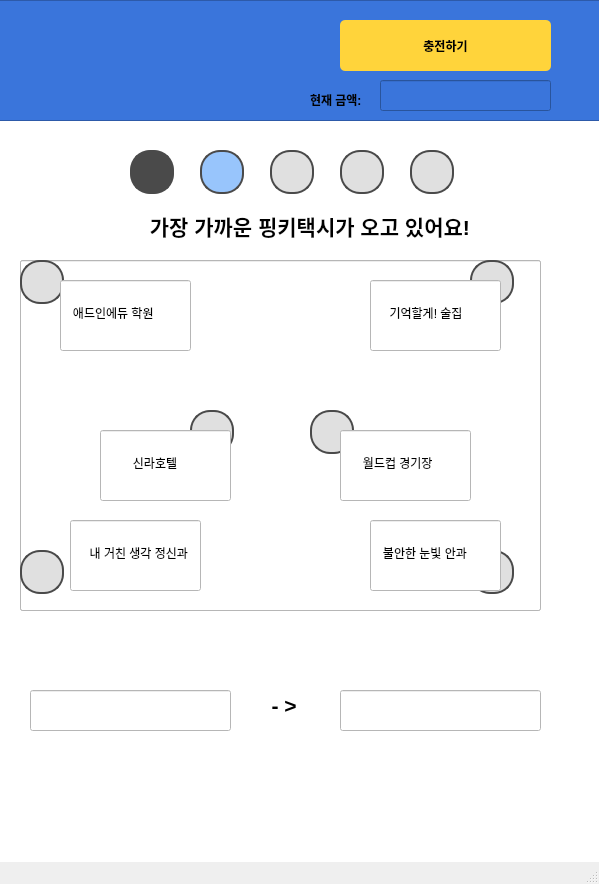
<?xml version="1.0" encoding="UTF-8"?>
<ui version="4.0">
 <class>MainWindow</class>
 <widget class="QMainWindow" name="MainWindow">
  <property name="geometry">
   <rect>
    <x>0</x>
    <y>0</y>
    <width>599</width>
    <height>884</height>
   </rect>
  </property>
  <property name="windowTitle">
   <string>MainWindow</string>
  </property>
  <widget class="QWidget" name="centralwidget">
   <property name="styleSheet">
    <string notr="true">background-color: white;
</string>
   </property>
   <widget class="QWidget" name="verticalLayoutWidget">
    <property name="geometry">
     <rect>
      <x>-10</x>
      <y>0</y>
      <width>621</width>
      <height>121</height>
     </rect>
    </property>
    <layout class="QVBoxLayout" name="verticalLayout">
     <item>
      <widget class="QFrame" name="frame">
       <property name="styleSheet">
        <string notr="true">background-color: #3A75DB
</string>
       </property>
       <property name="frameShape">
        <enum>QFrame::StyledPanel</enum>
       </property>
       <property name="frameShadow">
        <enum>QFrame::Raised</enum>
       </property>
       <widget class="QToolButton" name="ChargeBtn">
        <property name="geometry">
         <rect>
          <x>350</x>
          <y>20</y>
          <width>211</width>
          <height>51</height>
         </rect>
        </property>
        <property name="styleSheet">
         <string notr="true">background-color: #FFD43B;
color: black;
font-weight: bold;
border-radius: 5px;
padding: 5px 10px;
</string>
        </property>
        <property name="text">
         <string>충전하기</string>
        </property>
       </widget>
       <widget class="QLineEdit" name="Logo">
        <property name="geometry">
         <rect>
          <x>30</x>
          <y>20</y>
          <width>81</width>
          <height>71</height>
         </rect>
        </property>
        <property name="styleSheet">
         <string notr="true">QLineEdit {
    background-image: url(/home/lim/dev_ws/addintexi/UserGUI/data/icon/logo.png);
    background-repeat: no-repeat;
    background-position: center;
    background-size: cover; 
    border: none;
    padding: 0px;
}
</string>
        </property>
       </widget>
       <widget class="QLineEdit" name="LeftMoney">
        <property name="geometry">
         <rect>
          <x>390</x>
          <y>80</y>
          <width>171</width>
          <height>31</height>
         </rect>
        </property>
        <property name="readOnly">
         <bool>true</bool>
        </property>
       </widget>
       <widget class="QLabel" name="label_6">
        <property name="geometry">
         <rect>
          <x>320</x>
          <y>90</y>
          <width>66</width>
          <height>19</height>
         </rect>
        </property>
        <property name="font">
         <font>
          <weight>75</weight>
          <bold>true</bold>
         </font>
        </property>
        <property name="text">
         <string>현재 금액:</string>
        </property>
       </widget>
      </widget>
     </item>
    </layout>
   </widget>
   <widget class="QLineEdit" name="Prograss1">
    <property name="geometry">
     <rect>
      <x>130</x>
      <y>150</y>
      <width>44</width>
      <height>44</height>
     </rect>
    </property>
    <property name="styleSheet">
     <string notr="true">QLineEdit {
    background-color: #4A4A4A; /* 배경색 - 회색 */
    color: #000000;           /* 텍스트 색상 - 검정 */
    border: 2px solid #4A4A4A; /* 테두리 - 회색 */
    border-radius: 20px;       /* 반지름을 크기에 맞춰 조정 */
    min-width: 40px;           /* 최소 너비 (원 크기) */
    min-height: 40px;          /* 최소 높이 (원 크기) */
    max-width: 40px;
    max-height: 40px;
    padding: 0px;
    text-align: center;
}</string>
    </property>
   </widget>
   <widget class="QLineEdit" name="Prograss2">
    <property name="geometry">
     <rect>
      <x>200</x>
      <y>150</y>
      <width>44</width>
      <height>44</height>
     </rect>
    </property>
    <property name="styleSheet">
     <string notr="true">QLineEdit {
    background-color: #98C5FC;  /* 파란색 */
    color: #000000;
    border: 2px solid #4A4A4A; /* 테두리 - 회색 */
    border-radius: 20px;       /* 반지름을 크기에 맞춰 조정 */
    min-width: 40px;           /* 최소 너비 (원 크기) */
    min-height: 40px;          /* 최소 높이 (원 크기) */
    max-width: 40px;
    max-height: 40px;
    padding: 0px;
    text-align: center;
}</string>
    </property>
   </widget>
   <widget class="QLineEdit" name="Prograss3">
    <property name="geometry">
     <rect>
      <x>270</x>
      <y>150</y>
      <width>44</width>
      <height>44</height>
     </rect>
    </property>
    <property name="styleSheet">
     <string notr="true">QLineEdit {
    background-color: #E0E0E0; /* 배경색 - 회색 */
    color: #000000;           /* 텍스트 색상 - 검정 */
    border: 2px solid #4A4A4A; /* 테두리 - 회색 */
    border-radius: 20px;       /* 반지름을 크기에 맞춰 조정 */
    min-width: 40px;           /* 최소 너비 (원 크기) */
    min-height: 40px;          /* 최소 높이 (원 크기) */
    max-width: 40px;
    max-height: 40px;
    padding: 0px;
    text-align: center;
}</string>
    </property>
   </widget>
   <widget class="QLineEdit" name="Prograss4">
    <property name="geometry">
     <rect>
      <x>340</x>
      <y>150</y>
      <width>44</width>
      <height>44</height>
     </rect>
    </property>
    <property name="styleSheet">
     <string notr="true">QLineEdit {
    background-color: #E0E0E0; /* 배경색 - 회색 */
    color: #000000;           /* 텍스트 색상 - 검정 */
    border: 2px solid #4A4A4A; /* 테두리 - 회색 */
    border-radius: 20px;       /* 반지름을 크기에 맞춰 조정 */
    min-width: 40px;           /* 최소 너비 (원 크기) */
    min-height: 40px;          /* 최소 높이 (원 크기) */
    max-width: 40px;
    max-height: 40px;
    padding: 0px;
    text-align: center;
}</string>
    </property>
   </widget>
   <widget class="QLineEdit" name="Prograss5">
    <property name="geometry">
     <rect>
      <x>410</x>
      <y>150</y>
      <width>44</width>
      <height>44</height>
     </rect>
    </property>
    <property name="styleSheet">
     <string notr="true">QLineEdit {
    background-color: #E0E0E0; /* 배경색 - 회색 */
    color: #000000;           /* 텍스트 색상 - 검정 */
    border: 2px solid #4A4A4A; /* 테두리 - 회색 */
    border-radius: 20px;       /* 반지름을 크기에 맞춰 조정 */
    min-width: 40px;           /* 최소 너비 (원 크기) */
    min-height: 40px;          /* 최소 높이 (원 크기) */
    max-width: 40px;
    max-height: 40px;
    padding: 0px;
    text-align: center;
}</string>
    </property>
   </widget>
   <widget class="QLineEdit" name="Map">
    <property name="geometry">
     <rect>
      <x>20</x>
      <y>260</y>
      <width>521</width>
      <height>351</height>
     </rect>
    </property>
   </widget>
   <widget class="QLineEdit" name="Pinky">
    <property name="geometry">
     <rect>
      <x>20</x>
      <y>260</y>
      <width>521</width>
      <height>351</height>
     </rect>
    </property>
   </widget>
   <widget class="QLineEdit" name="Icon1">
    <property name="geometry">
     <rect>
      <x>20</x>
      <y>260</y>
      <width>44</width>
      <height>44</height>
     </rect>
    </property>
    <property name="styleSheet">
     <string notr="true">QLineEdit {
    background-color: #E0E0E0; /* 배경색 - 회색 */
    color: #000000;           /* 텍스트 색상 - 검정 */
    border: 2px solid #4A4A4A; /* 테두리 - 회색 */
    border-radius: 20px;       /* 반지름을 크기에 맞춰 조정 */
    min-width: 40px;           /* 최소 너비 (원 크기) */
    min-height: 40px;          /* 최소 높이 (원 크기) */
    max-width: 40px;
    max-height: 40px;
    padding: 0px;
    text-align: center;
}</string>
    </property>
   </widget>
   <widget class="QLineEdit" name="Icon2">
    <property name="geometry">
     <rect>
      <x>470</x>
      <y>260</y>
      <width>44</width>
      <height>44</height>
     </rect>
    </property>
    <property name="styleSheet">
     <string notr="true">QLineEdit {
    background-color: #E0E0E0; /* 배경색 - 회색 */
    color: #000000;           /* 텍스트 색상 - 검정 */
    border: 2px solid #4A4A4A; /* 테두리 - 회색 */
    border-radius: 20px;       /* 반지름을 크기에 맞춰 조정 */
    min-width: 40px;           /* 최소 너비 (원 크기) */
    min-height: 40px;          /* 최소 높이 (원 크기) */
    max-width: 40px;
    max-height: 40px;
    padding: 0px;
    text-align: center;
}</string>
    </property>
   </widget>
   <widget class="QLineEdit" name="Icon4">
    <property name="geometry">
     <rect>
      <x>470</x>
      <y>550</y>
      <width>44</width>
      <height>44</height>
     </rect>
    </property>
    <property name="styleSheet">
     <string notr="true">QLineEdit {
    background-color: #E0E0E0; /* 배경색 - 회색 */
    color: #000000;           /* 텍스트 색상 - 검정 */
    border: 2px solid #4A4A4A; /* 테두리 - 회색 */
    border-radius: 20px;       /* 반지름을 크기에 맞춰 조정 */
    min-width: 40px;           /* 최소 너비 (원 크기) */
    min-height: 40px;          /* 최소 높이 (원 크기) */
    max-width: 40px;
    max-height: 40px;
    padding: 0px;
    text-align: center;
}</string>
    </property>
   </widget>
   <widget class="QLineEdit" name="Icon3">
    <property name="geometry">
     <rect>
      <x>20</x>
      <y>550</y>
      <width>44</width>
      <height>44</height>
     </rect>
    </property>
    <property name="styleSheet">
     <string notr="true">QLineEdit {
    background-color: #E0E0E0; /* 배경색 - 회색 */
    color: #000000;           /* 텍스트 색상 - 검정 */
    border: 2px solid #4A4A4A; /* 테두리 - 회색 */
    border-radius: 20px;       /* 반지름을 크기에 맞춰 조정 */
    min-width: 40px;           /* 최소 너비 (원 크기) */
    min-height: 40px;          /* 최소 높이 (원 크기) */
    max-width: 40px;
    max-height: 40px;
    padding: 0px;
    text-align: center;
}</string>
    </property>
   </widget>
   <widget class="QLineEdit" name="Icon5">
    <property name="geometry">
     <rect>
      <x>190</x>
      <y>410</y>
      <width>44</width>
      <height>44</height>
     </rect>
    </property>
    <property name="styleSheet">
     <string notr="true">QLineEdit {
    background-color: #E0E0E0; /* 배경색 - 회색 */
    color: #000000;           /* 텍스트 색상 - 검정 */
    border: 2px solid #4A4A4A; /* 테두리 - 회색 */
    border-radius: 20px;       /* 반지름을 크기에 맞춰 조정 */
    min-width: 40px;           /* 최소 너비 (원 크기) */
    min-height: 40px;          /* 최소 높이 (원 크기) */
    max-width: 40px;
    max-height: 40px;
    padding: 0px;
    text-align: center;
}</string>
    </property>
   </widget>
   <widget class="QLineEdit" name="Icon6">
    <property name="geometry">
     <rect>
      <x>310</x>
      <y>410</y>
      <width>44</width>
      <height>44</height>
     </rect>
    </property>
    <property name="styleSheet">
     <string notr="true">QLineEdit {
    background-color: #E0E0E0; /* 배경색 - 회색 */
    color: #000000;           /* 텍스트 색상 - 검정 */
    border: 2px solid #4A4A4A; /* 테두리 - 회색 */
    border-radius: 20px;       /* 반지름을 크기에 맞춰 조정 */
    min-width: 40px;           /* 최소 너비 (원 크기) */
    min-height: 40px;          /* 최소 높이 (원 크기) */
    max-width: 40px;
    max-height: 40px;
    padding: 0px;
    text-align: center;
}</string>
    </property>
   </widget>
   <widget class="QLineEdit" name="Info1">
    <property name="geometry">
     <rect>
      <x>60</x>
      <y>280</y>
      <width>131</width>
      <height>71</height>
     </rect>
    </property>
    <property name="text">
     <string>   애드인에듀 학원</string>
    </property>
    <property name="readOnly">
     <bool>true</bool>
    </property>
   </widget>
   <widget class="QLineEdit" name="Info2">
    <property name="geometry">
     <rect>
      <x>370</x>
      <y>280</y>
      <width>131</width>
      <height>71</height>
     </rect>
    </property>
    <property name="text">
     <string>     기억할게! 술집</string>
    </property>
    <property name="readOnly">
     <bool>true</bool>
    </property>
   </widget>
   <widget class="QLineEdit" name="Info5">
    <property name="geometry">
     <rect>
      <x>100</x>
      <y>430</y>
      <width>131</width>
      <height>71</height>
     </rect>
    </property>
    <property name="text">
     <string>         신라호텔</string>
    </property>
    <property name="readOnly">
     <bool>true</bool>
    </property>
   </widget>
   <widget class="QLineEdit" name="Info6">
    <property name="geometry">
     <rect>
      <x>340</x>
      <y>430</y>
      <width>131</width>
      <height>71</height>
     </rect>
    </property>
    <property name="text">
     <string>      월드컵 경기장</string>
    </property>
    <property name="readOnly">
     <bool>true</bool>
    </property>
   </widget>
   <widget class="QLineEdit" name="Info3">
    <property name="geometry">
     <rect>
      <x>70</x>
      <y>520</y>
      <width>131</width>
      <height>71</height>
     </rect>
    </property>
    <property name="text">
     <string>     내 거친 생각 정신과</string>
    </property>
    <property name="readOnly">
     <bool>true</bool>
    </property>
   </widget>
   <widget class="QLineEdit" name="Info4">
    <property name="geometry">
     <rect>
      <x>370</x>
      <y>520</y>
      <width>131</width>
      <height>71</height>
     </rect>
    </property>
    <property name="text">
     <string>   불안한 눈빛 안과</string>
    </property>
    <property name="readOnly">
     <bool>true</bool>
    </property>
   </widget>
   <widget class="QLineEdit" name="start">
    <property name="geometry">
     <rect>
      <x>30</x>
      <y>690</y>
      <width>201</width>
      <height>41</height>
     </rect>
    </property>
    <property name="readOnly">
     <bool>true</bool>
    </property>
   </widget>
   <widget class="QLineEdit" name="destination">
    <property name="geometry">
     <rect>
      <x>340</x>
      <y>690</y>
      <width>201</width>
      <height>41</height>
     </rect>
    </property>
    <property name="readOnly">
     <bool>true</bool>
    </property>
   </widget>
   <widget class="QLabel" name="label_5">
    <property name="geometry">
     <rect>
      <x>260</x>
      <y>680</y>
      <width>41</width>
      <height>51</height>
     </rect>
    </property>
    <property name="font">
     <font>
      <pointsize>16</pointsize>
      <weight>75</weight>
      <bold>true</bold>
     </font>
    </property>
    <property name="text">
     <string>  - &gt;</string>
    </property>
   </widget>
   <widget class="QLabel" name="label">
    <property name="geometry">
     <rect>
      <x>10</x>
      <y>210</y>
      <width>461</width>
      <height>31</height>
     </rect>
    </property>
    <property name="font">
     <font>
      <pointsize>16</pointsize>
      <weight>75</weight>
      <bold>true</bold>
     </font>
    </property>
    <property name="text">
     <string>                        가장 가까운 핑키택시가 오고 있어요! </string>
    </property>
   </widget>
  </widget>
  <widget class="QStatusBar" name="statusbar"/>
 </widget>
 <resources/>
 <connections/>
</ui>
